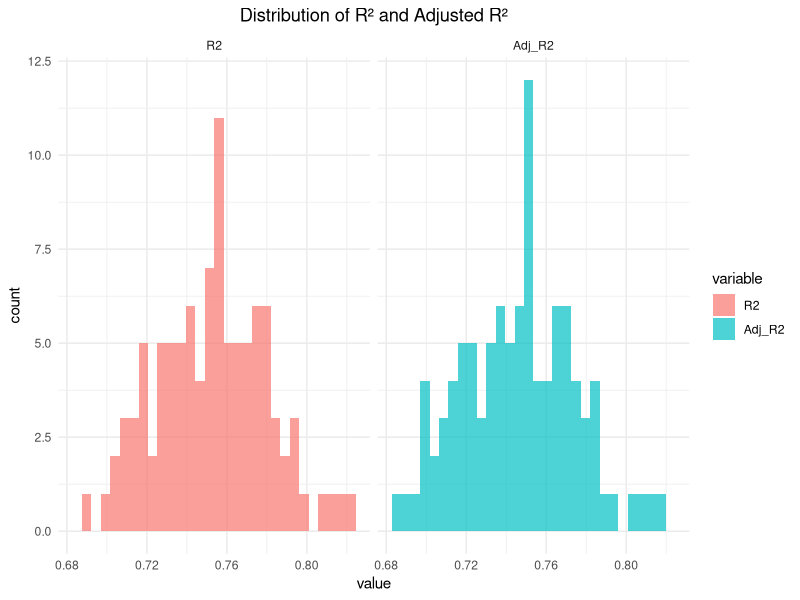

This figure's R source: (Note: this script raises an error after producing the figure.)
## ---- chunk 1
# load the libraries for data visualization and bootstrap
library(MASS) 
library(boot) 

# load data and set seed
data("Boston")
Boston
## ---- chunk 2
# ensures reproducibility
set.seed(42)

# create function to fit glm
glm_func <- function(data, rows) {
  sub_data <- data[rows, ]
  mod <- glm(medv ~., data = sub_data, family = gaussian())
  return(mod)
}
## ---- chunk 3
# create an empty list to store 100 models
models <- vector("list", 100)
## ---- chunk 4
# generate 100 bootstrapped samples and fit models
for (i in 1:100) {
  rows <- sample(1:nrow(Boston), replace = TRUE)
  models[[i]] <- glm_func(Boston, rows)
}
## ---- chunk 5
head(models)
## ---- chunk 6
# initialize dataframe with r2 and adjr2 with zero values
mod_stats <- data.frame(
  R2 = numeric(100),
  Adj_R2 = numeric(100)
)

head(mod_stats)
## ---- chunk 7
# extract r2 and adjr2 from models and put the values in the initialized df
for (i in 1: 100) {
  mod_summary <- summary(models[[i]])
  
  # R2
  mod_stats$R2[i] <- 1 - (mod_summary$deviance / mod_summary$null.deviance)
  
  # Adj-R2
  n <- nrow(models[[i]]$model)
  p <- length(models[[i]]$coefficients) - 1
  mod_stats$Adj_R2[i] <- 1 - ((1 - mod_stats$R2[i]) * ((n - 1) / (n - p - 1)))
}
  
head(mod_stats)
## ---- chunk 8
# data frame with mean and iqr for stats summary(r2 & adjr2)
stats_summary <- data.frame(
  Stats = c("R2", "Adj_R2"),
  Mean = c(mean(mod_stats$R2), mean(mod_stats$Adj_R2)),
  IQR = c(IQR(mod_stats$R2), IQR(mod_stats$Adj_R2))
)

stats_summary
## ---- chunk 9
# load libraries for visualization and melting
library(ggplot2)
library(reshape2)

# melt the data frame
mod_stats_melt <- melt(mod_stats)

# plot the result
ggplot(mod_stats_melt, aes(x = value, fill = variable)) +
  geom_histogram(alpha = 0.7, position = "identity") +
  facet_wrap(~variable) +
  ggtitle("Distribution of R² and Adjusted R²") +
  theme_minimal() + 
  theme(plot.title = element_text(hjust = 0.5))
## ---- chunk 10
# load required libraries for parallel processing, loops, and execution time comparison
library(doParallel) 
library(foreach)
library(microbenchmark) 
## ---- chunk 11
# finding the number of available cores (minus 1 to prevent system overload)
cores <- detectCores() - 1
cores
## ---- chunk 12
# create parallel cluster
cl <- makeCluster(cores)
cl
## ---- chunk 13
# register the cluster so that foreach can use it
registerDoParallel(cl)
## ---- chunk 14
set.seed(42)

boot_num <- 100

boot_models <- vector("list", boot_num)

for (i in 1:boot_num){
  boot_models[[i]] <- sample(1:nrow(Boston), replace = TRUE)
}
## ---- chunk 15
glm_func <- function(data, rows) {
  sub_data <- data[rows, ]
  mod <- glm(medv ~ ., data = sub_data, family = gaussian())
  return(mod)
}
## ---- chunk 16
parallel_mods <- foreach(i = 1:boot_num, .packages = "MASS") %dopar% {
  glm_func(Boston, boot_models[[i]])
}
## ---- chunk 17
# initialize dataframe with r2 and adjr2 with zero values
par_mod_stats <- data.frame(
  R2 = numeric(100),
  Adj_R2 = numeric(100)
)
## ---- chunk 18
# extract r2 and adjr2 from models and put the values in the initialized df
par_mod_stats <- foreach(i = 1:boot_num, .packages = "MASS", .combine = rbind) %dopar% {
  par_mod_summary <- summary(parallel_mods[[i]])
  
  # Compute R²
  r2 <- 1 - (par_mod_summary$deviance / par_mod_summary$null.deviance)
  
  # Compute Adjusted R²
  n <- nrow(parallel_mods[[i]]$model)
  p <- length(parallel_mods[[i]]$coefficients) - 1
  adj_r2 <- 1 - ((1 - r2) * ((n - 1) / (n - p - 1)))
  
  # Return as a row for efficient combination
  data.frame(R2 = r2, Adj_R2 = adj_r2)
}

par_mod_stats
## ---- chunk 19
# data frame with mean and iqr for stats summary(r2 & adjr2)
par_stats_summary <- data.frame(
  Stats = c("R2", "Adj_R2"),
  Mean = c(mean(par_mod_stats$R2), mean(par_mod_stats$Adj_R2)),
  IQR = c(IQR(par_mod_stats$R2), IQR(par_mod_stats$Adj_R2))
)

par_stats_summary
## ---- chunk 20
# compare sequential vs parallel coding 
comparison <- microbenchmark(
  # Sequential
  Sequential = {
    sequential_models <- vector("list", boot_num)
    for (i in 1:boot_num) {
      sequential_models[[i]] <- glm_func(Boston, boot_models[[i]])
    }
  },
  
  # Parallel
  Parallel = {
    parallel_models <- foreach(i = 1:boot_num, .packages = "MASS") %dopar% {
      glm_func(Boston, boot_models[[i]])}
    },
  
  times = 5)

comparison
## ---- chunk 21
comparison_stats <- rbind(stats_summary, par_stats_summary)
comparison_stats
